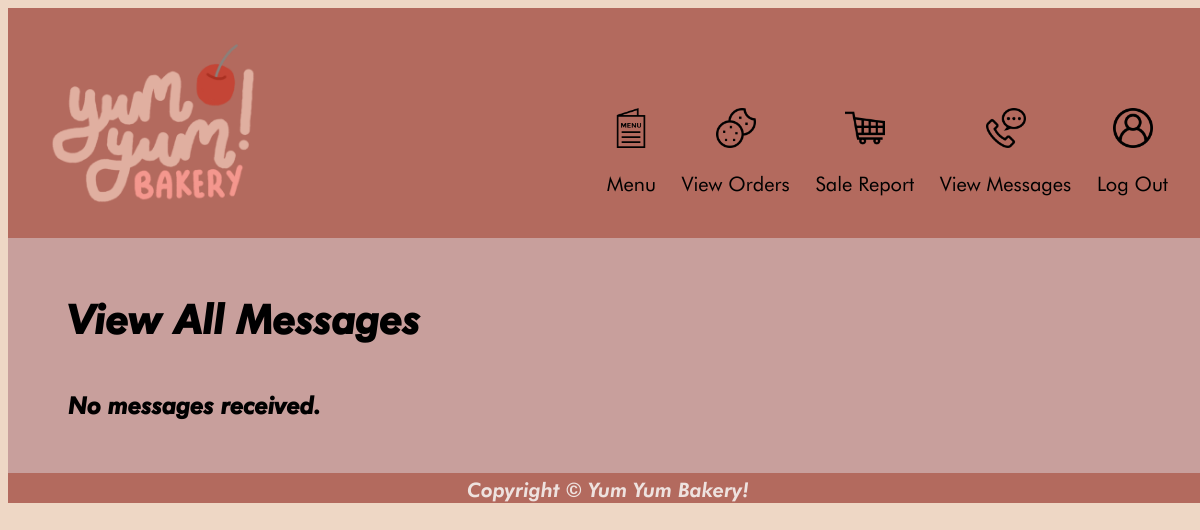
/viewMessage.php (signed in), run on an earlier commit of the app's database.
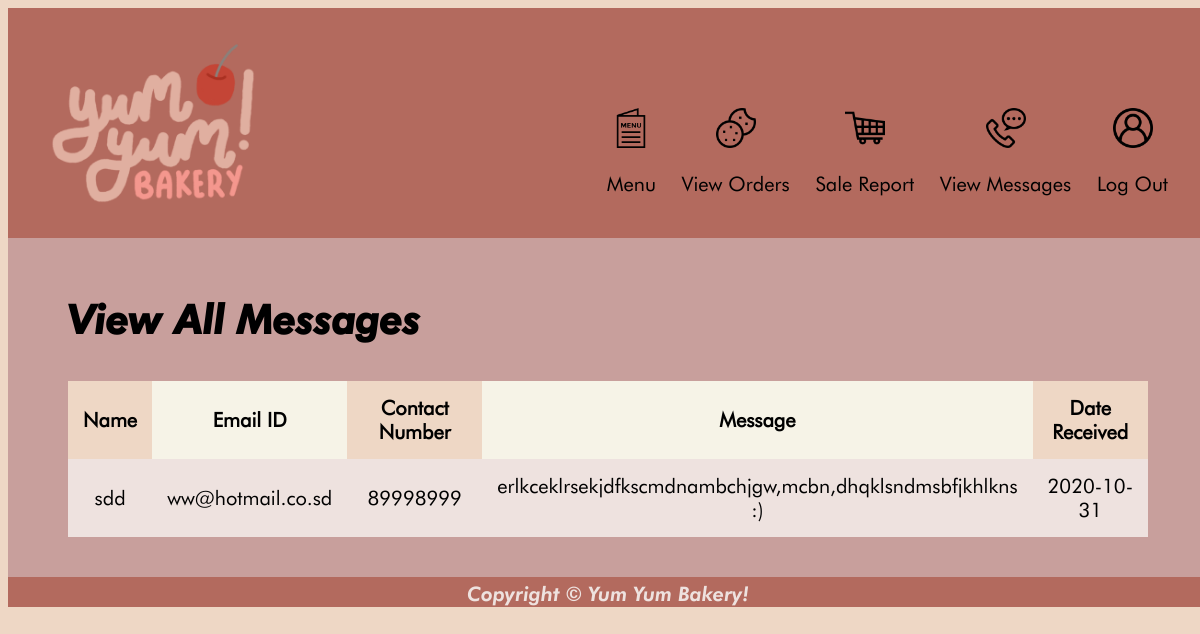
And on a later commit of the database.
### tables this page shows
CREATE TABLE IF NOT EXISTS `contact` (
  `name` varchar(50) NOT NULL,
  `email` varchar(50) NOT NULL,
  `contactno` int(8) NOT NULL,
  `message` varchar(500) NOT NULL,
  `currentdate` date NOT NULL
);

### private/queryfunction.php (called while the page is built, shortened)
<?php
    function findAllContact() {
        global $db;
        $sql= "SELECT * FROM f34ee.contact ORDER BY currentdate;" ;
        $result = $db->query($sql);
        return $result;
    }
?>

### public/viewMessage.php (the view, shortened to what this page needs)
<?php require_once("../private/initialize.php");
    if($_SESSION['user']['role'] != 1){
        redirect_to('menu.php');
    }
    else {
        $allContacts = findAllContact();
    }
?>
<?php include( SHARED_PATH . "/public_header.php"); ?>
    <div class="wrapper">
        <div class="box1">
            <div class="box1content">
                <h1>View All Messages</h1>
                <?php if ($allContacts->num_rows == 0 ) { ?>
                    <h3>No messages received.</h3>
                <?php } else { ?>
                <div>
                    <table id="messagetable">
                        <tr>
                            <th>Name</th>
                            <th>Email ID</th>
                            <th>Contact Number</th>
                            <th id="message">Message</th>
                            <th>Date Received</th>
                        </tr>
                        <?php while ($contacts = $allContacts->fetch_assoc()) { ?>
                        <tr>
                        <td><?php echo $contacts['name']; ?></td>
                            <td><?php echo $contacts['email']; ?></td>
                            <td><?php echo $contacts['contactno']; ?></td>
                            <td><?php echo $contacts['message']; ?></td>
                            <td><?php echo $contacts['currentdate']; ?></td>
                        </tr>
                        <?php } ?>
                    </table>
                </div>
                <?php } ?>
            </div>
        </div>
    </div>
<?php include(SHARED_PATH . "/public_footer.php"); ?>

### private/shared/public_header.php (shortened to what this page needs)
<!DOCTYPE html>
<html lang="en">
    <head>
        <link rel="stylesheet" href="css/style.css">
    </head>
    <body>
        <div class="wrapper">
            <header>
                <div class="container">
                    <a href="index.php"><img src="media/logo.png" alt="Yum Yum Bakery!" class="logo"></a>
                    <nav class="side">
                        <a href="menu.php"> <img src="media/menu.png" alt="Menu" class="icons"><br> Menu</a>
                        <?php if($_SESSION['user']['role'] == 0 || !isset($_SESSION['user'])){ ?>
                            <a href="order.php"> <img src="media/cookies.png" alt="Order" class="icons"><br> Order</a>
                            <a href="cart.php"> <img src="media/cart.png" alt="Cart" class="icons"><br> Cart</a>
                            <a href="contact.php"> <img src="media/call.png" alt="Contact" class="icons"><br> Contact</a>
                        <?php } else if ($_SESSION['user']['role'] == 1) {  ?>
                            <a href="viewOrder.php"> <img src="media/cookies.png" alt="Order" class="icons"><br>View Orders</a>
                            <a href="saleReport.php"> <img src="media/cart.png" alt="Sale Report" class="icons"><br>Sale Report</a>
                            <a href="viewMessage.php"> <img src="media/call.png" alt="View Messages" class="icons"><br>View Messages</a>
                        <?php } ?>
                        <?php if(!isset($_SESSION['user'])){
                                echo '<a href="login.php"><img src="media/user.png" alt="user" class="icons"><br>Log In</a>';
                            }
                            else {
                                echo '<a href="logout.php"><img src="media/user.png" alt="user" class="icons"><br>Log Out</a>';
                            }
                        ?>
                    </nav>
                </div>
                <div>
                <?php echo display_session_message(); ?>
                </div>
            </header>
        </div>

### private/functions.php (shortened to what this page needs)
<?php
function display_session_message() {
    $msg = get_and_clear_session_message();
    return '<div id="errormessage">' . $msg . '</div>';
}
?>

### private/shared/public_footer.php (shortened to what this page needs)
     <div class="wrapper">
        <footer>
            <div class="footertext"><i>Copyright &copy; Yum Yum Bakery!</i></div>
        </footer>
    </div>
    </body>
</html>

### public/css/style.css (style rules this page uses)
body { font-family: Futura; font-weight: normal; background-color: #EED7C5; font-size: 20px; }
h1, h2, h3, h4 { font-family: Futura; font-style: italic; font-weight: bold; padding: 10px 20px; }
.wrapper { width: 100%; margin: auto; min-width: 1200px; }
header { height: 230px; background-color: #B36A5E; }
.logo { padding: 0px 30px; width: 230px; height: 230px; }
.side a { font-family: Futura; color: black; text-decoration: none; padding: 0px 10px; display: inline-block; }
.side { float:right; padding: 100px 30px 20px 30px; }
.icons { height: 40px; display: block; margin-left: auto; margin-right: auto; }
.container { margin: auto; }
.box1 { background-color: #C89F9C; }
.box1content { padding: 20px 40px; }
div#errormessage { padding: 20px 60px; font-size: 22px; color: red; }
#messagetable { border: 0px; border-collapse: collapse; margin: 20px; }
#messagetable th { padding: 15px; text-align: center; font-weight: bold; }
#messagetable th:nth-child(odd) { background-color: #EED7C5; }
#messagetable th:nth-child(even) { background-color: #F6F3E7; }
#messagetable td { padding: 15px; text-align: center; background-color: #EEE2DF; }
#messagetable #message { width: 400px; }
footer { background-color: #B36A5E; color: #EEE2DF; height: 30px; }
.footertext { text-align: center; padding: 5px; }

What changed in the data, as far as the page shows it:
added contact: name "sdd", email "ww@hotmail.co.sd", contactno "89998999", message "erlkceklrsekjdfkscmdnambchjgw,mcbn,dhqklsndmsbfjkhlkns :)", currentdate "2020-10-31"
Also different on the page:
text no longer shown: "No messages received."
text now shown: "Name Email ID Contact Number Message Date Received"
